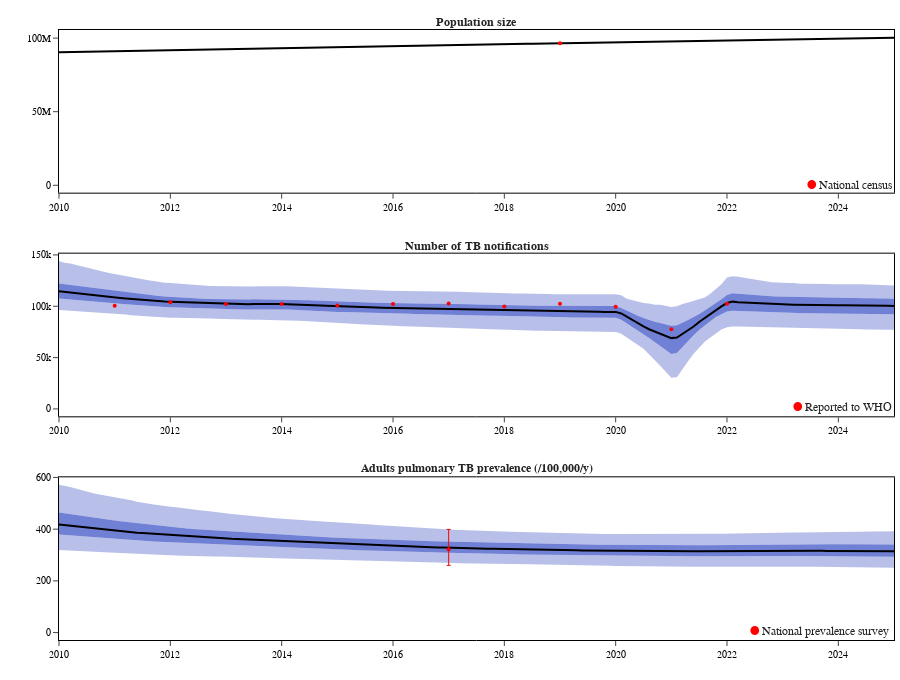

Write notebook code for a chart like this one.
### Code cell
target_plot

### Figure 1 — Plotly figure (JSON) as saved in the notebook; plotly's stock layout.template omitted (floating-point values rounded to 4 significant figures; data arrays with more than 128 entries replaced by an {"elided": "..."} marker saying what was removed)
{"data": [{"fill": "tonexty", "fillcolor": "rgba(0,30,180,0.0)", "line": {"width": 0}, "name": "0.025", "showlegend": false, "type": "scatter", "x": {"elided": "151 float values"}, "xaxis": "x", "y": {"elided": "151 float values"}, "yaxis": "y"}, {"fill": "tonexty", "fillcolor": "rgba(0,30,180,0.27999999999999997)", "line": {"width": 0}, "name": "0.25", "showlegend": false, "type": "scatter", "x": {"elided": "151 float values"}, "xaxis": "x", "y": {"elided": "151 float values"}, "yaxis": "y"}, {"fill": "tonexty", "fillcolor": "rgba(0,30,180,0.5599999999999999)", "line": {"width": 0}, "name": "0.5", "showlegend": false, "type": "scatter", "x": {"elided": "151 float values"}, "xaxis": "x", "y": {"elided": "151 float values"}, "yaxis": "y"}, {"fill": "tonexty", "fillcolor": "rgba(0,30,180,0.5599999999999999)", "line": {"width": 0}, "name": "0.75", "showlegend": false, "type": "scatter", "x": {"elided": "151 float values"}, "xaxis": "x", "y": {"elided": "151 float values"}, "yaxis": "y"}, {"fill": "tonexty", "fillcolor": "rgba(0,30,180,0.27999999999999997)", "line": {"width": 0}, "name": "0.975", "showlegend": false, "type": "scatter", "x": {"elided": "151 float values"}, "xaxis": "x", "y": {"elided": "151 float values"}, "yaxis": "y"}, {"line": {"color": "black"}, "name": "Median", "showlegend": false, "type": "scatter", "x": {"elided": "151 float values"}, "xaxis": "x", "y": {"elided": "151 float values"}, "yaxis": "y"}, {"marker": {"color": "red", "size": 4}, "mode": "markers", "name": "", "showlegend": false, "type": "scatter", "x": [2019], "xaxis": "x", "y": [96484000], "yaxis": "y"}, {"fill": "tonexty", "fillcolor": "rgba(0,30,180,0.0)", "line": {"width": 0}, "name": "0.025", "showlegend": false, "type": "scatter", "x": {"elided": "151 float values"}, "xaxis": "x2", "y": {"elided": "151 float values"}, "yaxis": "y2"}, {"fill": "tonexty", "fillcolor": "rgba(0,30,180,0.27999999999999997)", "line": {"width": 0}, "name": "0.25", "showlegend": false, "type": "scatter", "x": {"elided": "151 float values"}, "xaxis": "x2", "y": {"elided": "151 float values"}, "yaxis": "y2"}, {"fill": "tonexty", "fillcolor": "rgba(0,30,180,0.5599999999999999)", "line": {"width": 0}, "name": "0.5", "showlegend": false, "type": "scatter", "x": {"elided": "151 float values"}, "xaxis": "x2", "y": {"elided": "151 float values"}, "yaxis": "y2"}, {"fill": "tonexty", "fillcolor": "rgba(0,30,180,0.5599999999999999)", "line": {"width": 0}, "name": "0.75", "showlegend": false, "type": "scatter", "x": {"elided": "151 float values"}, "xaxis": "x2", "y": {"elided": "151 float values"}, "yaxis": "y2"}, {"fill": "tonexty", "fillcolor": "rgba(0,30,180,0.27999999999999997)", "line": {"width": 0}, "name": "0.975", "showlegend": false, "type": "scatter", "x": {"elided": "151 float values"}, "xaxis": "x2", "y": {"elided": "151 float values"}, "yaxis": "y2"}, {"line": {"color": "black"}, "name": "Median", "showlegend": false, "type": "scatter", "x": {"elided": "151 float values"}, "xaxis": "x2", "y": {"elided": "151 float values"}, "yaxis": "y2"}, {"marker": {"color": "red", "size": 4}, "mode": "markers", "name": "", "showlegend": false, "type": "scatter", "x": [2011, 2012, 2013, 2014, 2015, 2016, 2017, 2018, 2019, 2020, 2021, 2022], "xaxis": "x2", "y": [100518, 103906, 102196, 102087, 100780, 102097, 102725, 99658, 102503, 99582, 77657, 102479], "yaxis": "y2"}, {"fill": "tonexty", "fillcolor": "rgba(0,30,180,0.0)", "line": {"width": 0}, "name": "0.025", "showlegend": false, "type": "scatter", "x": {"elided": "151 float values"}, "xaxis": "x3", "y": {"elided": "151 float values"}, "yaxis": "y3"}, {"fill": "tonexty", "fillcolor": "rgba(0,30,180,0.27999999999999997)", "line": {"width": 0}, "name": "0.25", "showlegend": false, "type": "scatter", "x": {"elided": "151 float values"}, "xaxis": "x3", "y": {"elided": "151 float values"}, "yaxis": "y3"}, {"fill": "tonexty", "fillcolor": "rgba(0,30,180,0.5599999999999999)", "line": {"width": 0}, "name": "0.5", "showlegend": false, "type": "scatter", "x": {"elided": "151 float values"}, "xaxis": "x3", "y": {"elided": "151 float values"}, "yaxis": "y3"}, {"fill": "tonexty", "fillcolor": "rgba(0,30,180,0.5599999999999999)", "line": {"width": 0}, "name": "0.75", "showlegend": false, "type": "scatter", "x": {"elided": "151 float values"}, "xaxis": "x3", "y": {"elided": "151 float values"}, "yaxis": "y3"}, {"fill": "tonexty", "fillcolor": "rgba(0,30,180,0.27999999999999997)", "line": {"width": 0}, "name": "0.975", "showlegend": false, "type": "scatter", "x": {"elided": "151 float values"}, "xaxis": "x3", "y": {"elided": "151 float values"}, "yaxis": "y3"}, {"line": {"color": "black"}, "name": "Median", "showlegend": false, "type": "scatter", "x": {"elided": "151 float values"}, "xaxis": "x3", "y": {"elided": "151 float values"}, "yaxis": "y3"}, {"error_y": {"array": [77], "arrayminus": [62], "color": "red", "symmetric": false, "thickness": 1, "type": "data", "width": 2}, "marker": {"color": "red", "size": 4}, "mode": "markers", "name": "", "showlegend": false, "type": "scatter", "x": [2017], "xaxis": "x3", "y": [322], "yaxis": "y3"}], "layout": {"annotations": [{"font": {"size": 12}, "showarrow": false, "text": "<b>Population size</b>", "x": 0.5, "xanchor": "center", "xref": "paper", "y": 1, "yanchor": "bottom", "yref": "paper"}, {"font": {"size": 12}, "showarrow": false, "text": "<b>Number of TB notifications</b>", "x": 0.5, "xanchor": "center", "xref": "paper", "y": 0.6333, "yanchor": "bottom", "yref": "paper"}, {"font": {"size": 12}, "showarrow": false, "text": "<b>Adults pulmonary TB prevalence (/100,000/y)</b>", "x": 0.5, "xanchor": "center", "xref": "paper", "y": 0.2667, "yanchor": "bottom", "yref": "paper"}, {"font": {"size": 10}, "showarrow": false, "text": "<span style=\"color:red; font-size:12px\">&#9679;</span> <span style=\"font-size:12px\">National census</span>", "x": 1, "xanchor": "right", "xref": "x domain", "y": 0, "yanchor": "bottom", "yref": "y domain"}, {"font": {"size": 10}, "showarrow": false, "text": "<span style=\"color:red; font-size:12px\">&#9679;</span> <span style=\"font-size:12px\">Reported to WHO</span>", "x": 1, "xanchor": "right", "xref": "x2 domain", "y": 0, "yanchor": "bottom", "yref": "y2 domain"}, {"font": {"size": 10}, "showarrow": false, "text": "<span style=\"color:red; font-size:12px\">&#9679;</span> <span style=\"font-size:12px\">National prevalence survey </span>", "x": 1, "xanchor": "right", "xref": "x3 domain", "y": 0, "yanchor": "bottom", "yref": "y3 domain"}], "height": 680, "margin": {"b": 40, "l": 10, "r": 5, "t": 30}, "showlegend": false, "xaxis": {"anchor": "y", "domain": [0, 1], "dtick": 2, "range": [2010, 2025], "tick0": 2010, "tickmode": "linear", "title": {"text": ""}}, "xaxis2": {"anchor": "y2", "domain": [0, 1], "dtick": 2, "range": [2010, 2025], "tick0": 2010, "tickmode": "linear"}, "xaxis3": {"anchor": "y3", "domain": [0, 1], "dtick": 2, "range": [2010, 2025], "tick0": 2010, "tickmode": "linear"}, "yaxis": {"anchor": "x", "domain": [0.7333, 1], "range": [-5025000.0, 105500000.0], "title": {"text": ""}}, "yaxis2": {"anchor": "x2", "domain": [0.3667, 0.6333], "range": [-7201.0, 151200.0]}, "yaxis3": {"anchor": "x3", "domain": [0, 0.2667], "range": [-28.59, 600.4]}}}
